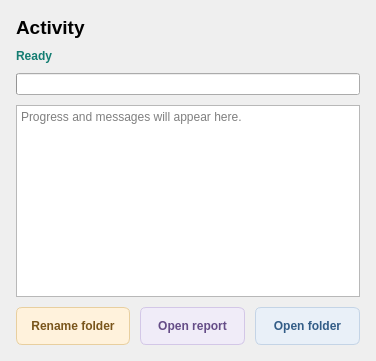
                                  <widget class="QFrame" name="activityCard">
                                    <property name="styleSheet">
                                      <string>QFrame#activityCard {background:#FFFFFF; border:1px solid #DDE6E8; border-radius:10px;}</string>
                                    </property>
                                    <layout class="QVBoxLayout" name="activityCardLayout">
                                      <property name="spacing">
                                        <number>10</number>
                                      </property>
                                      <property name="leftMargin">
                                        <number>16</number>
                                      </property>
                                      <property name="topMargin">
                                        <number>16</number>
                                      </property>
                                      <property name="rightMargin">
                                        <number>16</number>
                                      </property>
                                      <property name="bottomMargin">
                                        <number>16</number>
                                      </property>
                                      <item>
                                        <widget class="QLabel" name="activityCardTitle">
                                          <property name="styleSheet">
                                            <string>font-size:19px; font-weight:600;</string>
                                          </property>
                                          <property name="text">
                                            <string>Activity</string>
                                          </property>
                                          <property name="wordWrap">
                                            <bool>true</bool>
                                          </property>
                                        </widget>
                                      </item>
                                      <item>
                                        <layout class="QHBoxLayout" name="statusRow">
                                          <property name="spacing">
                                            <number>10</number>
                                          </property>
                                          <property name="leftMargin">
                                            <number>0</number>
                                          </property>
                                          <property name="topMargin">
                                            <number>0</number>
                                          </property>
                                          <property name="rightMargin">
                                            <number>0</number>
                                          </property>
                                          <property name="bottomMargin">
                                            <number>0</number>
                                          </property>
                                          <item>
                                            <widget class="QLabel" name="statusLabel">
                                              <property name="styleSheet">
                                                <string>color:#147D72; font-weight:600;</string>
                                              </property>
                                              <property name="text">
                                                <string>Ready</string>
                                              </property>
                                              <property name="wordWrap">
                                                <bool>true</bool>
                                              </property>
                                              <property name="visible">
                                                <bool>false</bool>
                                              </property>
                                            </widget>
                                          </item>
                                          <item>
                                            <widget class="QLabel" name="elapsedLabel">
                                              <property name="text">
                                                <string />
                                              </property>
                                              <property name="wordWrap">
                                                <bool>true</bool>
                                              </property>
                                            </widget>
                                          </item>
                                        </layout>
                                      </item>
                                      <item>
                                        <widget class="QProgressBar" name="progressBar">
                                          <property name="value">
                                            <number>0</number>
                                          </property>
                                          <property name="textVisible">
                                            <bool>false</bool>
                                          </property>
                                        </widget>
                                      </item>
                                      <item>
                                        <widget class="QPlainTextEdit" name="activityLog">
                                          <property name="minimumSize">
                                            <size>
                                              <width>0</width>
                                              <height>70</height>
                                            </size>
                                          </property>
                                          <property name="readOnly">
                                            <bool>true</bool>
                                          </property>
                                          <property name="placeholderText">
                                            <string>Progress and messages will appear here.</string>
                                          </property>
                                        </widget>
                                      </item>
                                      <item>
                                        <layout class="QHBoxLayout" name="reportActionsRow">
                                          <property name="spacing">
                                            <number>10</number>
                                          </property>
                                          <property name="leftMargin">
                                            <number>0</number>
                                          </property>
                                          <property name="topMargin">
                                            <number>0</number>
                                          </property>
                                          <property name="rightMargin">
                                            <number>0</number>
                                          </property>
                                          <property name="bottomMargin">
                                            <number>0</number>
                                          </property>
                                          <item>
                                            <widget class="QPushButton" name="renameFolderButton">
                                              <property name="minimumSize">
                                                <size>
                                                  <width>105</width>
                                                  <height>38</height>
                                                </size>
                                              </property>
                                              <property name="text">
                                                <string>Rename folder</string>
                                              </property>
                                              <property name="styleSheet">
                                                <string>QPushButton#renameFolderButton {background:#FFF2DC; color:#79551B; border:1px solid #E8CF9F; border-radius:6px; padding:8px 14px; font-weight:600;}
QPushButton#renameFolderButton:hover {background:#F9E6C2;}
QPushButton#renameFolderButton:pressed {background:#F0D7A8;}
QPushButton#renameFolderButton:focus {border:2px solid #79551B; padding:7px 13px;}
QPushButton#renameFolderButton:disabled {background:#EDF1F2; color:#87999D; border:1px solid #D8E1E3;}</string>
                                              </property>
                                            </widget>
                                          </item>
                                          <item>
                                            <widget class="QPushButton" name="openReportButton">
                                              <property name="minimumSize">
                                                <size>
                                                  <width>105</width>
                                                  <height>38</height>
                                                </size>
                                              </property>
                                              <property name="text">
                                                <string>Open report</string>
                                              </property>
                                              <property name="styleSheet">
                                                <string>QPushButton#openReportButton {background:#F0ECF8; color:#654D87; border:1px solid #D3C7E7; border-radius:6px; padding:8px 14px; font-weight:600;}
QPushButton#openReportButton:hover {background:#E5DDF1;}
QPushButton#openReportButton:pressed {background:#D9CEE9;}
QPushButton#openReportButton:focus {border:2px solid #654D87; padding:7px 13px;}
QPushButton#openReportButton:disabled {background:#EDF1F2; color:#87999D; border:1px solid #D8E1E3;}</string>
                                              </property>
                                            </widget>
                                          </item>
                                          <item>
                                            <widget class="QPushButton" name="openOutputFolderButton">
                                              <property name="minimumSize">
                                                <size>
                                                  <width>105</width>
                                                  <height>38</height>
                                                </size>
                                              </property>
                                              <property name="text">
                                                <string>Open folder</string>
                                              </property>
                                              <property name="styleSheet">
                                                <string>QPushButton#openOutputFolderButton {background:#E9F0F8; color:#335D87; border:1px solid #C4D4E6; border-radius:6px; padding:8px 14px; font-weight:600;}
QPushButton#openOutputFolderButton:hover {background:#DBE7F4;}
QPushButton#openOutputFolderButton:pressed {background:#CBDCEF;}
QPushButton#openOutputFolderButton:focus {border:2px solid #335D87; padding:7px 13px;}
QPushButton#openOutputFolderButton:disabled {background:#EDF1F2; color:#87999D; border:1px solid #D8E1E3;}</string>
                                              </property>
                                            </widget>
                                          </item>
                                        </layout>
                                      </item>
                                    </layout>
                                  </widget>
